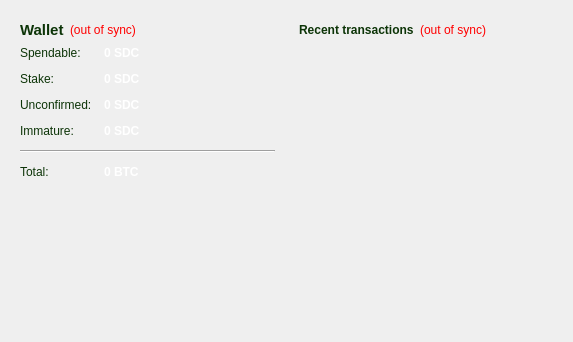
<?xml version="1.0" encoding="UTF-8"?>
<ui version="4.0">
 <class>OverviewPage</class>
 <widget class="QWidget" name="OverviewPage">
  <property name="geometry">
   <rect>
    <x>0</x>
    <y>0</y>
    <width>573</width>
    <height>342</height>
   </rect>
  </property>
  <property name="windowTitle">
   <string>Form</string>
  </property>
  <property name="styleSheet">
   <string notr="true">#OverviewPage { color: #0C3407; } QToolTip { border: 1px solid black; background-color: #0C3407; color: #FFFFFF; }</string>
  </property>
  <layout class="QHBoxLayout" name="horizontalLayout" stretch="1,1">
   <item>
    <layout class="QVBoxLayout" name="verticalLayout_2">
     <item>
      <widget class="QFrame" name="frame">
       <property name="styleSheet">
        <string notr="true">color: #ffffff;</string>
       </property>
       <property name="frameShape">
        <enum>QFrame::NoFrame</enum>
       </property>
       <property name="frameShadow">
        <enum>QFrame::Plain</enum>
       </property>
       <layout class="QVBoxLayout" name="verticalLayout_4">
        <item>
         <layout class="QHBoxLayout" name="horizontalLayout_4">
          <item>
           <widget class="QLabel" name="label_5">
            <property name="font">
             <font>
              <pointsize>11</pointsize>
              <weight>75</weight>
              <bold>true</bold>
             </font>
            </property>
            <property name="styleSheet">
             <string notr="true">color: #0C3407;</string>
            </property>
            <property name="text">
             <string>Wallet</string>
            </property>
           </widget>
          </item>
          <item>
           <widget class="QLabel" name="labelWalletStatus">
            <property name="toolTip">
             <string>The displayed information may be out of date. Your wallet automatically synchronizes with the Sapience network after a connection is established, but this process has not completed yet.</string>
            </property>
            <property name="styleSheet">
             <string notr="true">QLabel { color: red; }</string>
            </property>
            <property name="text">
             <string notr="true">(out of sync)</string>
            </property>
            <property name="alignment">
             <set>Qt::AlignLeading|Qt::AlignLeft|Qt::AlignVCenter</set>
            </property>
           </widget>
          </item>
          <item>
           <spacer name="horizontalSpacer_2">
            <property name="orientation">
             <enum>Qt::Horizontal</enum>
            </property>
            <property name="sizeHint" stdset="0">
             <size>
              <width>40</width>
              <height>20</height>
             </size>
            </property>
           </spacer>
          </item>
         </layout>
        </item>
        <item>
         <layout class="QFormLayout" name="formLayout_2">
          <property name="fieldGrowthPolicy">
           <enum>QFormLayout::AllNonFixedFieldsGrow</enum>
          </property>
          <property name="horizontalSpacing">
           <number>12</number>
          </property>
          <property name="verticalSpacing">
           <number>12</number>
          </property>
          <item row="0" column="0">
           <widget class="QLabel" name="label">
            <property name="styleSheet">
             <string notr="true">color: #0C3407;</string>
            </property>
            <property name="text">
             <string>Spendable:</string>
            </property>
           </widget>
          </item>
          <item row="0" column="1">
           <widget class="QLabel" name="labelBalance">
            <property name="font">
             <font>
              <weight>75</weight>
              <bold>true</bold>
             </font>
            </property>
            <property name="cursor">
             <cursorShape>IBeamCursor</cursorShape>
            </property>
            <property name="toolTip">
             <string>Your current spendable balance</string>
            </property>
            <property name="styleSheet">
             <string notr="true">color: #0C3407; QToolTip { background-color: #eeeeee; color: #FFFFFF; border: 1px solid black; }</string>
            </property>
            <property name="text">
             <string notr="true">0 SDC</string>
            </property>
            <property name="textInteractionFlags">
             <set>Qt::LinksAccessibleByMouse|Qt::TextSelectableByKeyboard|Qt::TextSelectableByMouse</set>
            </property>
           </widget>
          </item>
          <item row="1" column="0">
           <widget class="QLabel" name="label_6">
            <property name="styleSheet">
             <string notr="true">color: #0C3407;</string>
            </property>
            <property name="text">
             <string>Stake:</string>
            </property>
           </widget>
          </item>
          <item row="1" column="1">
           <widget class="QLabel" name="labelStake">
            <property name="font">
             <font>
              <weight>75</weight>
              <bold>true</bold>
             </font>
            </property>
            <property name="cursor">
             <cursorShape>IBeamCursor</cursorShape>
            </property>
            <property name="toolTip">
             <string>Total of coins that was staked, and do not yet count toward the current balance</string>
            </property>
            <property name="styleSheet">
             <string notr="true">color: #0C3407; QToolTip { background-color: #eeeeee; color: #FFFFFF; border: 1px solid black; }</string>
            </property>
            <property name="text">
             <string notr="true">0 SDC</string>
            </property>
            <property name="textInteractionFlags">
             <set>Qt::LinksAccessibleByMouse|Qt::TextSelectableByKeyboard|Qt::TextSelectableByMouse</set>
            </property>
           </widget>
          </item>
          <item row="2" column="0">
           <widget class="QLabel" name="label_3">
            <property name="styleSheet">
             <string notr="true">color: #0C3407;</string>
            </property>
            <property name="text">
             <string>Unconfirmed:</string>
            </property>
           </widget>
          </item>
          <item row="2" column="1">
           <widget class="QLabel" name="labelUnconfirmed">
            <property name="font">
             <font>
              <weight>75</weight>
              <bold>true</bold>
             </font>
            </property>
            <property name="cursor">
             <cursorShape>IBeamCursor</cursorShape>
            </property>
            <property name="toolTip">
             <string>Total of transactions that have yet to be confirmed, and do not yet count toward the current balance</string>
            </property>
            <property name="styleSheet">
             <string notr="true">color: #0C3407; QToolTip { background-color: #eeeeee; color: #FFFFFF; border: 1px solid black; }</string>
            </property>
            <property name="text">
             <string notr="true">0 SDC</string>
            </property>
            <property name="textInteractionFlags">
             <set>Qt::LinksAccessibleByMouse|Qt::TextSelectableByKeyboard|Qt::TextSelectableByMouse</set>
            </property>
           </widget>
          </item>
          <item row="3" column="0">
           <widget class="QLabel" name="labelImmatureText">
            <property name="styleSheet">
             <string notr="true">color: #0C3407;</string>
            </property>
            <property name="text">
             <string>Immature:</string>
            </property>
           </widget>
          </item>
          <item row="3" column="1">
           <widget class="QLabel" name="labelImmature">
            <property name="font">
             <font>
              <weight>75</weight>
              <bold>true</bold>
             </font>
            </property>
            <property name="toolTip">
             <string>Mined balance that has not yet matured</string>
            </property>
            <property name="styleSheet">
             <string notr="true">color: #0C3407; QToolTip { background-color: #eeeeee; color: #FFFFFF; border: 1px solid black; }</string>
            </property>
            <property name="text">
             <string notr="true">0 SDC</string>
            </property>
            <property name="textInteractionFlags">
             <set>Qt::LinksAccessibleByMouse|Qt::TextSelectableByKeyboard|Qt::TextSelectableByMouse</set>
            </property>
           </widget>
          </item>
          <item row="4" column="0" colspan="2">
           <widget class="Line" name="line">
            <property name="orientation">
             <enum>Qt::Horizontal</enum>
            </property>
           </widget>
          </item>
          <item row="5" column="0">
           <widget class="QLabel" name="labelTotalText">
            <property name="styleSheet">
             <string notr="true">color: #0C3407;</string>
            </property>
            <property name="text">
             <string>Total:</string>
            </property>
           </widget>
          </item>
          <item row="5" column="1">
           <widget class="QLabel" name="labelTotal">
            <property name="font">
             <font>
              <weight>75</weight>
              <bold>true</bold>
             </font>
            </property>
            <property name="cursor">
             <cursorShape>IBeamCursor</cursorShape>
            </property>
            <property name="toolTip">
             <string>Your current total balance</string>
            </property>
            <property name="styleSheet">
             <string notr="true">color: #0C3407; QToolTip { background-color: #eeeeee; color: #FFFFFF; border: 1px solid black; }</string>
            </property>
            <property name="text">
             <string notr="true">0 BTC</string>
            </property>
            <property name="textInteractionFlags">
             <set>Qt::LinksAccessibleByMouse|Qt::TextSelectableByKeyboard|Qt::TextSelectableByMouse</set>
            </property>
           </widget>
          </item>
         </layout>
        </item>
       </layout>
      </widget>
     </item>
     <item>
      <spacer name="verticalSpacer">
       <property name="orientation">
        <enum>Qt::Vertical</enum>
       </property>
       <property name="sizeHint" stdset="0">
        <size>
         <width>20</width>
         <height>40</height>
        </size>
       </property>
      </spacer>
     </item>
    </layout>
   </item>
   <item>
    <layout class="QVBoxLayout" name="verticalLayout_3">
     <item>
      <widget class="QFrame" name="frame_2">
       <property name="styleSheet">
        <string notr="true">color: #ffffff;</string>
       </property>
       <property name="frameShape">
        <enum>QFrame::NoFrame</enum>
       </property>
       <property name="frameShadow">
        <enum>QFrame::Plain</enum>
       </property>
       <layout class="QVBoxLayout" name="verticalLayout">
        <item>
         <layout class="QHBoxLayout" name="horizontalLayout_2">
          <item>
           <widget class="QLabel" name="label_4">
            <property name="styleSheet">
             <string notr="true">color: #0C3407;</string>
            </property>
            <property name="text">
             <string>&lt;b&gt;Recent transactions&lt;/b&gt;</string>
            </property>
           </widget>
          </item>
          <item>
           <widget class="QLabel" name="labelTransactionsStatus">
            <property name="toolTip">
             <string>The displayed information may be out of date. Your wallet automatically synchronizes with the Sapience network after a connection is established, but this process has not completed yet.</string>
            </property>
            <property name="styleSheet">
             <string notr="true">QLabel { color: red; }</string>
            </property>
            <property name="text">
             <string notr="true">(out of sync)</string>
            </property>
            <property name="alignment">
             <set>Qt::AlignRight|Qt::AlignTrailing|Qt::AlignVCenter</set>
            </property>
           </widget>
          </item>
          <item>
           <spacer name="horizontalSpacer">
            <property name="orientation">
             <enum>Qt::Horizontal</enum>
            </property>
            <property name="sizeHint" stdset="0">
             <size>
              <width>40</width>
              <height>20</height>
             </size>
            </property>
           </spacer>
          </item>
         </layout>
        </item>
        <item>
         <widget class="QListView" name="listTransactions">
          <property name="styleSheet">
           <string notr="true">QListView { background: transparent; }</string>
          </property>
          <property name="frameShape">
           <enum>QFrame::NoFrame</enum>
          </property>
          <property name="verticalScrollBarPolicy">
           <enum>Qt::ScrollBarAlwaysOff</enum>
          </property>
          <property name="horizontalScrollBarPolicy">
           <enum>Qt::ScrollBarAlwaysOff</enum>
          </property>
          <property name="selectionMode">
           <enum>QAbstractItemView::NoSelection</enum>
          </property>
         </widget>
        </item>
       </layout>
      </widget>
     </item>
     <item>
      <spacer name="verticalSpacer_2">
       <property name="orientation">
        <enum>Qt::Vertical</enum>
       </property>
       <property name="sizeHint" stdset="0">
        <size>
         <width>20</width>
         <height>40</height>
        </size>
       </property>
      </spacer>
     </item>
    </layout>
   </item>
  </layout>
 </widget>
 <resources/>
 <connections/>
</ui>
